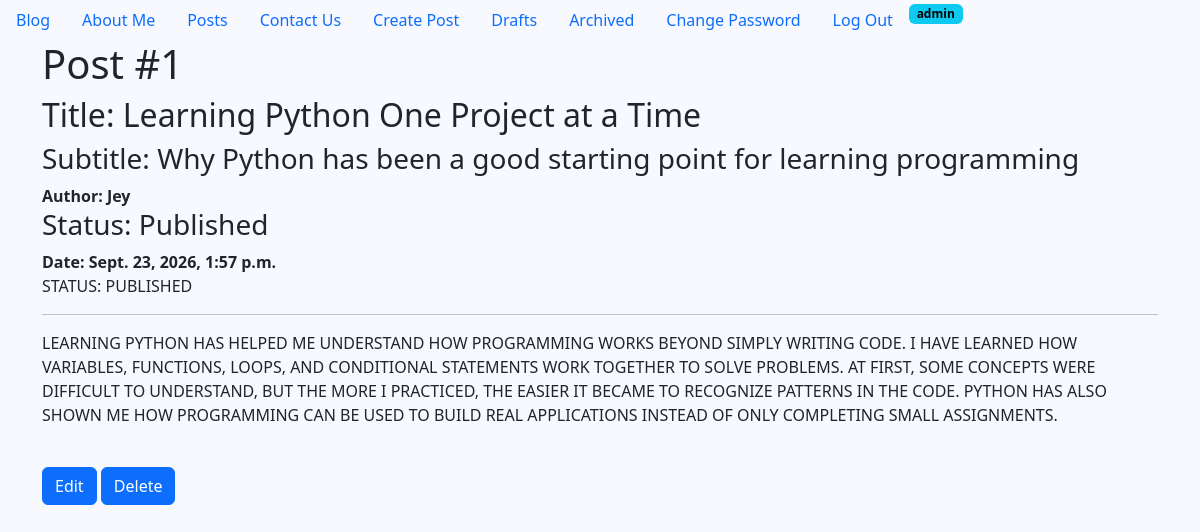
Page /detail/1/ (signed in) on the committed database.
### posts/models.py (models this page shows, shortened)
class Post(models.Model):
    title = models.CharField(max_length=128)
    subtitle = models.CharField(max_length=128)
    body = models.TextField()
    created_on = models.DateTimeField(auto_now_add=True)
    author = models.ForeignKey(
        User,
        on_delete=models.CASCADE
    )
    status = models.ForeignKey(
        Status,
        on_delete=models.DO_NOTHING
        )

class Status(models.Model):
    name = models.CharField(max_length=128, unique=True)
    description = models.CharField(
        max_length=200,
        help_text="Write a description about the status"
    )
    class Meta:
        verbose_name = "Status"
        verbose_name_plural = "Statuses"

### posts/views.py (the view)
# urls.py: path('detail/<int:pk>/', PostDetailView.as_view(), name="post_detail"),
class PostDetailView(LoginRequiredMixin, UserPassesTestMixin, DetailView):
    template_name = "postsTemplates/detail.html"
    model = Post
    context_object_name = "single_post"
    def test_func(self):
        return self.request.user.is_superuser

### templates/postsTemplates/detail.html (shortened to what this page needs)
{% extends 'base.html' %}
{% load static %}
{% block css %}
<link rel="stylesheet" href="{% static 'CSS/about.css' %}">
{% endblock %}
{% block content %}
<h1>Post #{{ single_post.id}}</h1>
<h2>Title: {{ single_post.title }}</h2>
<h3>Subtitle: {{ single_post.subtitle}}</h3>
<span><strong>Author: {{ single_post.author }}</strong></span>
<h3>Status: {{ single_post.status.name }}</h3>
<span><strong>Date: {{ single_post.created_on }}</strong></span>
<p>Status: {{ single_post.status.name }}</p>
<hr>
<p>{{ single_post.body}}</p>
<br>
<a href="{% url 'post_edit' single_post.id %}" class="btn btn-primary">Edit</a>
<a href="{% url 'post_delete' single_post.id %}" class="btn btn-primary">Delete</a>
{% endblock %}

### templates/navbar.html (shortened to what this page needs)
<ul class="nav">
<li class="nav-item">
    <a class="nav-link active" aria-current="page" href="{% url 'home' %}">Blog</a>
</li>
<li class="nav-item">
    <a class="nav-link" href="{% url 'about' %}">About Me</a>
</li>
<li class="nav-item">
    <a class="nav-link" href="{% url 'post_list' %}">Posts</a>
</li>
<li class="nav-item">
    <a class="nav-link" href="{% url 'contact' %}">Contact Us</a>
</li>
    {% if user.is_authenticated %}
<li class="nav-item">
    <a class="nav-link" href="{% url 'post_new' %}">Create Post</a>
</li>
<li class="nav-item">
    <a class="nav-link" href="{% url 'post_draft_list' %}">Drafts</a>
</li>
<li class="nav-item">
    <a class="nav-link" href="{% url 'post_archived_list' %}">Archived</a>
</li>
<li class="nav-item">
    <a class="nav-link" href="{% url 'password_change' %}">Change Password</a>
</li>
<li class="nav-item">
    <form method="post" action="{% url 'logout' %}">
        <button type="submit" class="nav-link">Log Out</button>
    </form>
</li>
<li class="nav-item">
    <span class="badge text-bg-info">{{ user.username }}</span>
</li>
    {% endif %}
</ul>

### static/CSS/about.css (style rules this page uses)
body { background-color: ghostwhite; }
p { text-transform: uppercase; font-weight: lighter; }

### rows in the picture
Post: id "1", title "Learning Python One Project at a Time", subtitle "Why Python has been a good starting point for learning programming", author "Jey", status.name "Published", created_on "Sept. 23, 2026, 1:57 p.m.", status.name "PUBLISHED", body "LEARNING PYTHON HAS HELPED ME UNDERSTAND HOW PROGRAMMING WORKS BEYOND SIMPLY WRITING CODE. I HAVE LEARNED HOW VARIABLES, FUNCTIONS, LOOPS, AND CONDITIONAL STATEMENTS WORK TOGETHER TO SOLVE PROBLEMS. AT FIRST, SOME CONCEPTS WERE DIFFICULT TO UNDERSTAND, BUT THE MORE I PRACTICED, THE EASIER IT BECAME TO RECOGNIZE PATTERNS IN THE CODE. PYTHON HAS ALSO SHOWN ME HOW PROGRAMMING CAN BE USED TO BUILD REAL APPLICATIONS INSTEAD OF ONLY COMPLETING SMALL ASSIGNMENTS."

### other values in the picture
{{ user.username }} "admin"
